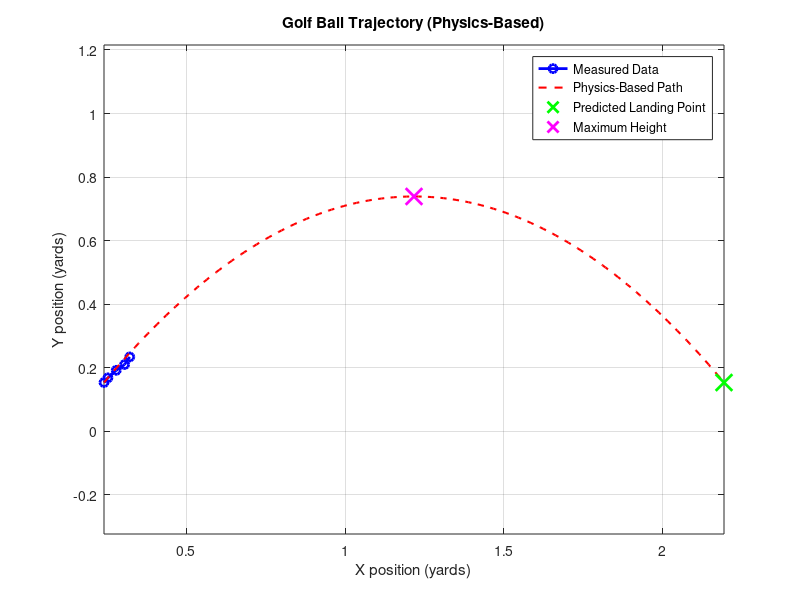
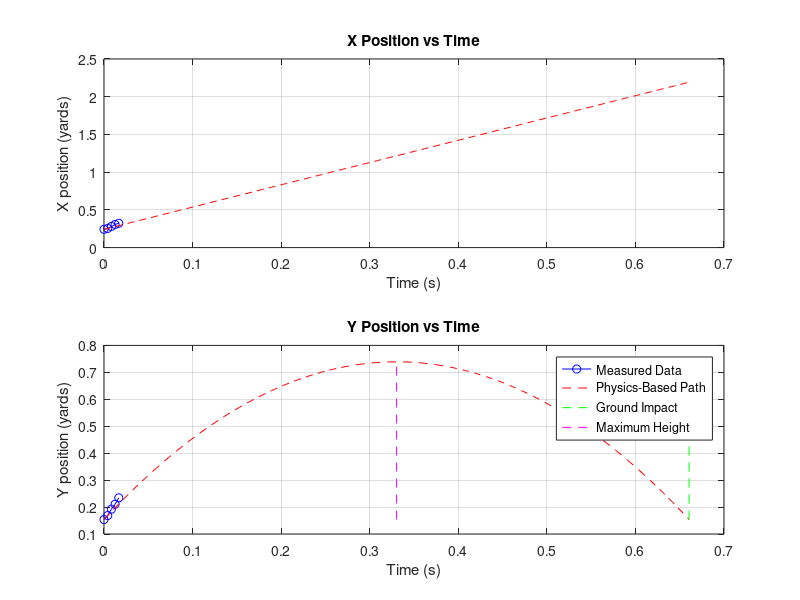
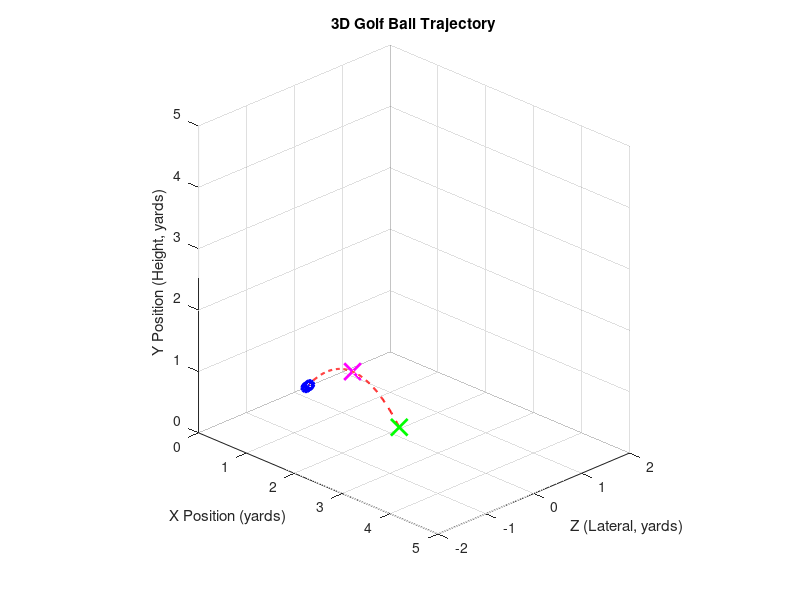

Here is the MATLAB script that generated these plots, in order: (Note: this script raises an error after producing the figures.)
%% Trajectory Calculation using Physics Equations
golfBallLocationTable = [647.74689, 308.21036;
 680.69934, 268.65640;
 750.92932, 205.32681;
 821.30310, 156.37511;
 864.62378, 92.646408];

% Clean up any potential NaN values
validIndices = all(~isnan(golfBallLocationTable), 2);
cleanData = golfBallLocationTable(validIndices, :);

% Flip the y-coordinates
frameHeight = 720; 
cleanData(:,2) = frameHeight - cleanData(:,2);

% Calculate time vector (assuming constant frame rate)
frameRate = 240; 
timeVector = (0:size(cleanData,1)-1)' / frameRate;

% Calculate velocity (pixels per second)
velocityX = diff(cleanData(:,1)) * frameRate;
velocityY = diff(cleanData(:,2)) * frameRate;
velocity = sqrt(velocityX.^2 + velocityY.^2);

% Calculate acceleration (pixels per second^2)
accelerationX = diff(velocityX) * frameRate;
accelerationY = diff(velocityY) * frameRate;
acceleration = sqrt(accelerationX.^2 + accelerationY.^2);

% Pixel to yards conversion factor 
ballDiameterInches = 1.68;
ballDiameterPixels = 125; 
inchesPerPixel = ballDiameterInches / ballDiameterPixels;
yardsPerPixel = inchesPerPixel / 36; % 36 inches = 1 yard

% Convert trajectory data to yards
xPositionYards = cleanData(:,1) * yardsPerPixel;
yPositionYards = cleanData(:,2) * yardsPerPixel;

vX_yards = velocityX * yardsPerPixel;
vY_yards = velocityY * yardsPerPixel;

% Ground level 
groundLevelYards = yPositionYards(1);

%% Physics-based calculations
% Get initial velocities (from the first frame)
initialVelocityX = velocityX(1) * yardsPerPixel; % yards per second
initialVelocityY = velocityY(1) * yardsPerPixel; % yards per second
initialSpeed = sqrt(initialVelocityX^2 + initialVelocityY^2); % yards per second
launchAngle = atan2d(initialVelocityY, initialVelocityX); % degrees

% Calculate acceleration due to gravity in yards/s^2
% Standard gravity is 9.81 m/s^2 = 32.2 ft/s^2 = 10.73 yards/s^2
gravity = 10.73; % yards per second squared

% Calculate time to reach maximum height (when vertical velocity becomes zero)
timeToMaxHeight = initialVelocityY / gravity;

% Calculate maximum height using equation: h = h₀ + v₀t - 0.5gt²
maxHeight = groundLevelYards + initialVelocityY * timeToMaxHeight - 0.5 * gravity * timeToMaxHeight^2;
maxHeightFromGround = maxHeight - groundLevelYards;

% Calculate time to return to ground level
% Use quadratic formula: h = h₀ + v₀t - 0.5gt²
% We want to find when h = h₀ (ground level)
% So: 0 = v₀t - 0.5gt²
% This simplifies to: t = 2v₀/g
timeToGround = 2 * initialVelocityY / gravity;

% Calculate final x position (total distance traveled)
finalXPositionYards = xPositionYards(1) + initialVelocityX * timeToGround;
totalDistanceYards = finalXPositionYards - xPositionYards(1);

% Generate physics-based trajectory points for plotting
tPhysics = linspace(0, timeToGround, 200)';
xPhysicsYards = xPositionYards(1) + initialVelocityX * tPhysics;
yPhysicsYards = groundLevelYards + initialVelocityY * tPhysics - 0.5 * gravity * tPhysics.^2;

% Create figures
% Position plot in yards
figure;
plot(xPositionYards, yPositionYards, 'bo-', 'LineWidth', 2);
hold on;
plot(xPhysicsYards, yPhysicsYards, 'r--', 'LineWidth', 1.5);
plot(finalXPositionYards, groundLevelYards, 'gx', 'MarkerSize', 12, 'LineWidth', 2);
plot(xPositionYards(1) + initialVelocityX * timeToMaxHeight, maxHeight, 'mx', 'MarkerSize', 12, 'LineWidth', 2);
xlabel('X position (yards)');
ylabel('Y position (yards)');
title('Golf Ball Trajectory (Physics-Based)');
legend('Measured Data', 'Physics-Based Path', 'Predicted Landing Point', 'Maximum Height');
grid on;
axis equal;

% Position vs time
figure;
subplot(2,1,1);
plot(timeVector, xPositionYards, 'bo-');
hold on;
plot(tPhysics, xPhysicsYards, 'r--');
xlabel('Time (s)');
ylabel('X position (yards)');
title('X Position vs Time');
grid on;

subplot(2,1,2);
plot(timeVector, yPositionYards, 'bo-');
hold on;
plot(tPhysics, yPhysicsYards, 'r--');
plot([timeToGround timeToGround], [min(yPhysicsYards) max(yPhysicsYards)], 'g--');
plot([timeToMaxHeight timeToMaxHeight], [min(yPhysicsYards) max(yPhysicsYards)], 'm--');
xlabel('Time (s)');
ylabel('Y position (yards)');
title('Y Position vs Time');
grid on;
legend('Measured Data', 'Physics-Based Path', 'Ground Impact', 'Maximum Height');

% Convert velocities to mph (1 yard/s = 2.04545 mph)
initialVelocityMPH = initialSpeed * 2.04545;

% Display physics-based results
disp('Golf Ball Trajectory Analysis (Physics-Based):');
fprintf('Ball diameter used for scaling: %.2f pixels (%.2f inches)\n', ballDiameterPixels, ballDiameterInches);
fprintf('Conversion factor: %.6f yards/pixel\n', yardsPerPixel);
fprintf('Initial velocity: %.2f mph (%.2f yards/s)\n', initialVelocityMPH, initialSpeed);
fprintf('Launch angle: %.2f degrees\n', launchAngle);
fprintf('Estimated carry distance: %.2f yards\n', totalDistanceYards);
fprintf('Predicted landing position: %.2f yards\n', finalXPositionYards);
fprintf('Time in air: %.2f seconds\n', timeToGround);
fprintf('Maximum height: %.2f yards (reached at %.2f seconds)\n', maxHeightFromGround, timeToMaxHeight);

% 3D Trajectory Plot
zPhysicsYards = zeros(size(tPhysics));  
zMeasured = zeros(size(xPositionYards));  
vZ_yards = zeros(size(vX_yards)); 

figure('Position', [300 100 800 800]);
plot3(xPositionYards, zMeasured, yPositionYards, 'bo-', 'LineWidth', 2); hold on;
plot3(xPhysicsYards, zPhysicsYards, yPhysicsYards, 'r--', 'LineWidth', 1.5);
plot3(finalXPositionYards, 0, groundLevelYards, 'gx', 'MarkerSize', 12, 'LineWidth', 2);
plot3(xPositionYards(1) + initialVelocityX * timeToMaxHeight, 0, maxHeight, 'mx', 'MarkerSize', 12, 'LineWidth', 2);

xlabel('X Position (yards)');
ylabel('Z (Lateral, yards)');
zlabel('Y Position (Height, yards)');
title('3D Golf Ball Trajectory');
grid on;
axis equal;
view(45, 25);

% Set axis limits
xlim([0 5]);
ylim([-2 2]);        
zlim([0 5]);        

% Midpoints for vector positions
x3_mid = x_mid;
y3_mid = zeros(size(x3_mid));  % Assuming no Z/lateral motion
z3_mid = y_mid;

figure('Position', [300 100 800 800]);
plot3(xPositionYards, zeros(size(xPositionYards)), yPositionYards, 'bo-', 'LineWidth', 2); hold on;